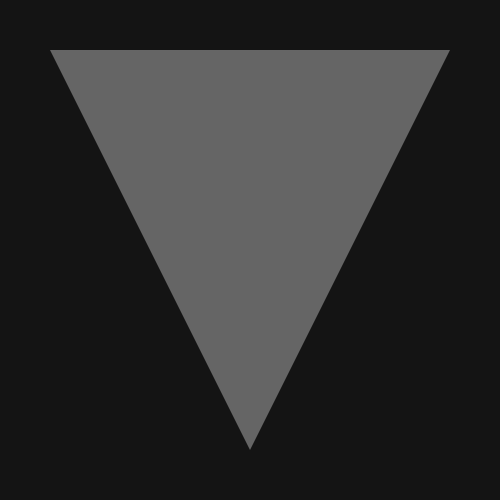
Frame 1 (no input)
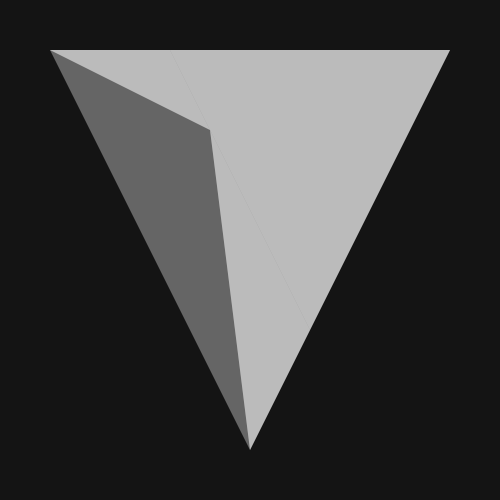
Frame 2 (the mouse pressed at the canvas centre, redrawn once)

The p5.js sketch that drew these frames (run headless with seeded random() and noise() and a simulated clock; the mouse was pressed at the canvas centre and the sketch redrawn once):

// p5.js sketch
// ── sketch.js
var tris = [];
function setup() {
  createCanvas(500,500);
  tris[0] = new Tri(50,50,450,50,250,450);
  background(20)
  noLoop();
}
function draw() {
  //background(20);
  for(var i = 0; i < tris.length; i++){
    tris[i].show();
  }
}

function Tri(x1,y1,x2,y2,x3,y3){
  this.x1 = x1;
  this.y1 = y1;
  this.x2 = x2;
  this.y2 = y2;
  this.x3 = x3;
  this.y3 = y3;
  this.c = 250;

  this.show = function(){
    noStroke();
    fill(this.c,90);
    triangle(this.x1,this.y1,this.x2,this.y2,this.x3,this.y3);
  }
}

function generate(){
  var newTris = [];
  for(var i = 0; i < tris.length; i++){
    var sc;
    sc = 0.3;
    //sc = random(0,1);
    var x4 = (tris[i].x2 - tris[i].x1)*sc + tris[i].x1;
    var y4 = (tris[i].y2 - tris[i].y1)*sc + tris[i].y1;
    //sc = random(0,1);
    sc = 0.7;
    var x5 = (tris[i].x3 - tris[i].x2)*sc + tris[i].x2;
    var y5 = (tris[i].y3 - tris[i].y2)*sc + tris[i].y2;
    //sc = random(0,1);
    sc = 0.2;
    var x6 = (tris[i].x1 - tris[i].x3)*sc + tris[i].x3;
    var y6 = (tris[i].y3 - tris[i].y1)*sc + tris[i].y1;
    var triA = new Tri(tris[i].x1,tris[i].y1, x4, y4, x6, y6);
    var triB = new Tri(x4,y4,tris[i].x2,tris[i].y2,x5,y5);
    var triC = new Tri(x5,y5,tris[i].x3,tris[i].y3,x6,y6);
    newTris.push(triA);
    newTris.push(triB);
    newTris.push(triC);
  }
  tris = newTris;
}

function mousePressed(){
  generate();
  for(var i = 0; i < tris.length; i++){
    tris[i].show();
  }
}
